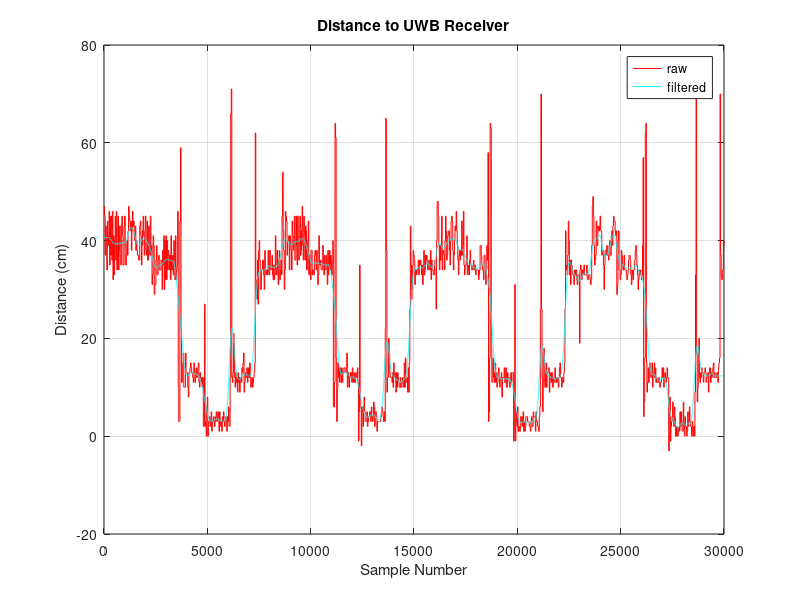

The MATLAB script that drew this image:
# Load Signal Package
pkg load signal

# Parameters
filterid = 1; % 0 = mvgavg, 1 = fir
wndw = 20*500/20; %20 * freq_IMU / freq_UWB
val = 1/500;
name = "filteredUwb";


# Generate Filenames
outfile = strcat(name, ".pdf");
outmat = strcat(name, ".mat");

# Load UWB Data
data = load('data.txt');
uwb_raw = data(:,17);

# Filter
if (filterid == 0) %Compute Moving Average
  uwb_temp = filter(ones(1, wndw)/wndw, 1, uwb_raw);
  
elseif (filterid == 1) % FIR filter
  # FIR Filter Coefficients
  coeff = fir1(wndw, val, 'low');

  # Apply Filter
  uwb_temp = filter(coeff, 1, uwb_raw);
endif;

# Discard first and last values
l = length(uwb_raw);
filtered_uwb = uwb_temp(wndw/2+1:l-wndw/2);
filtered_uwb(1:wndw/2+1) = uwb_temp(wndw+1);
filtered_uwb(l-wndw:l) = uwb_temp(l-wndw);


# Export Filtered
save(outmat, 'filtered_uwb');

# Plot uwb_raw
plot(uwb_raw, "r");
hold on;
plot(filtered_uwb, "c");
hold on;

# Set up Plot
grid on;
title('Distance to UWB Receiver');
xlabel('Sample Number');
ylabel('Distance (cm)');
legend('raw', 'filtered');
%ylim([0 150]);

# Print Plot
print(outfile);